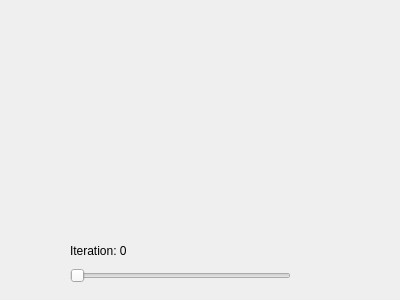
<?xml version="1.0" encoding="UTF-8"?>
<ui version="4.0">
 <class>Form</class>
 <widget class="QWidget" name="Form">
  <property name="geometry">
   <rect>
    <x>0</x>
    <y>0</y>
    <width>400</width>
    <height>300</height>
   </rect>
  </property>
  <property name="windowTitle">
   <string>Form</string>
  </property>
  <widget class="QWidget" name="">
   <property name="geometry">
    <rect>
     <x>70</x>
     <y>240</y>
     <width>221</width>
     <height>43</height>
    </rect>
   </property>
   <layout class="QVBoxLayout" name="verticalLayout">
    <item>
     <widget class="QLabel" name="labelInfo">
      <property name="text">
       <string>Iteration: 0</string>
      </property>
     </widget>
    </item>
    <item>
     <widget class="QSlider" name="sliderIter">
      <property name="maximum">
       <number>5</number>
      </property>
      <property name="orientation">
       <enum>Qt::Horizontal</enum>
      </property>
     </widget>
    </item>
   </layout>
  </widget>
 </widget>
 <resources/>
 <connections/>
</ui>
